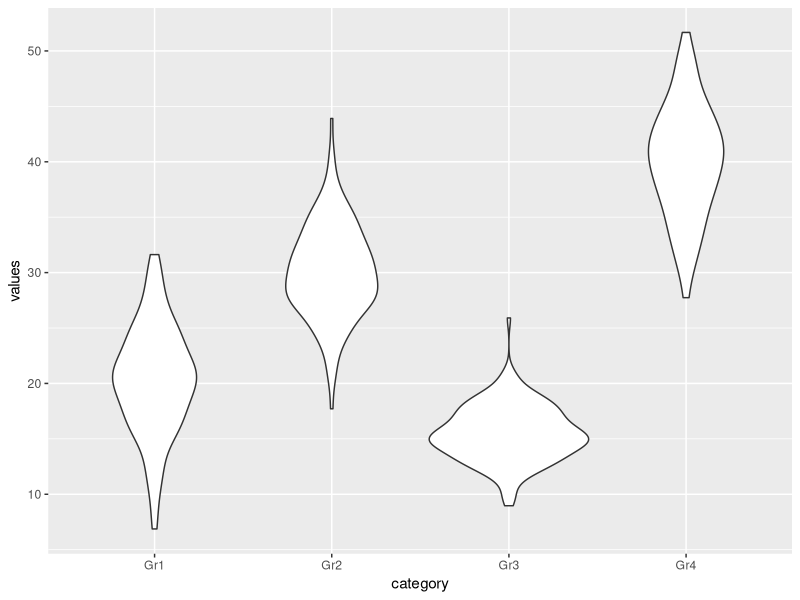
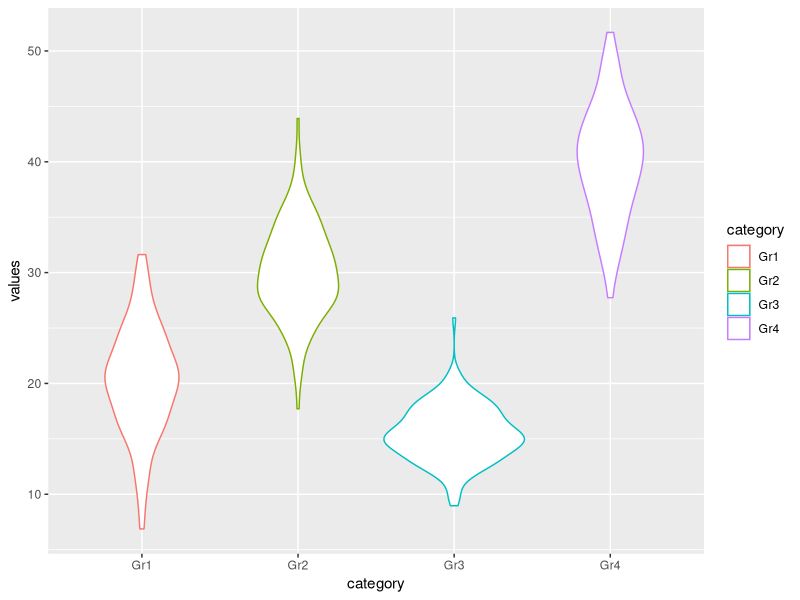
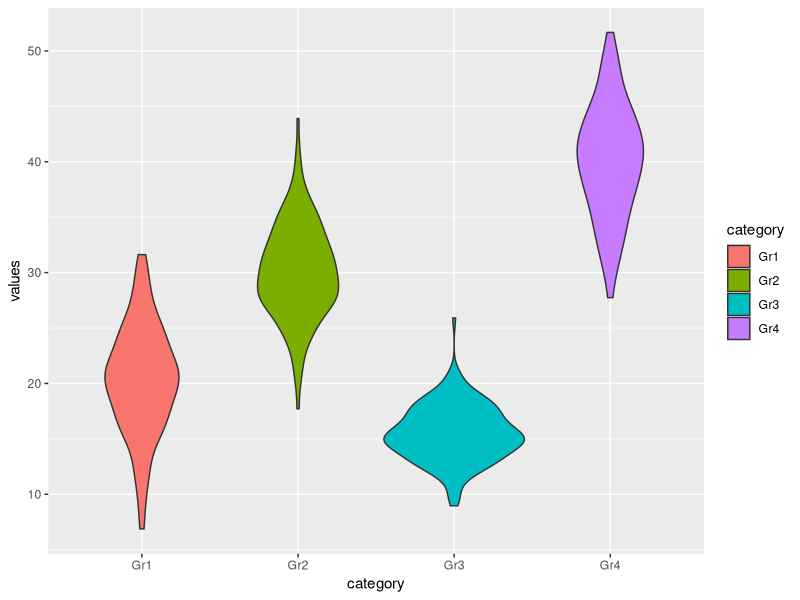
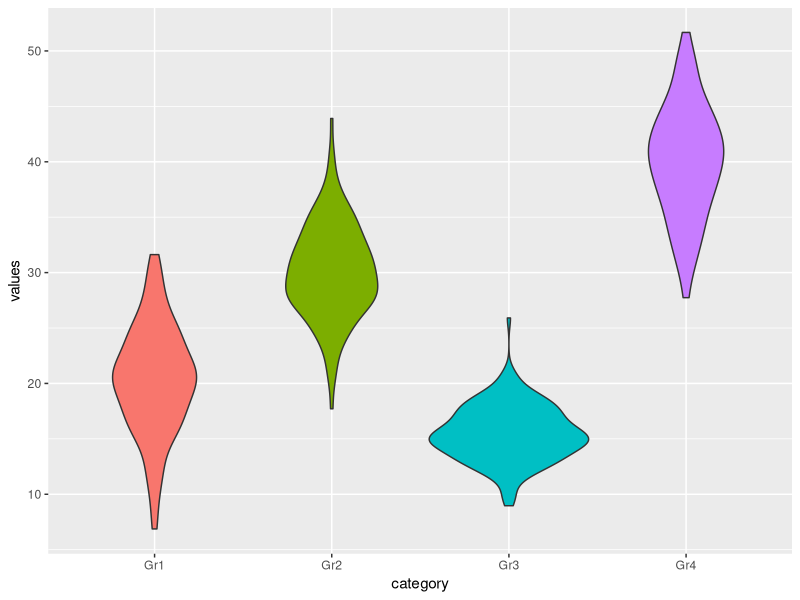

These charts were generated, in order, by the following R code:
## ---- chunk 1
knitr::opts_chunk$set(echo = TRUE, fig.align='center')

# title: Color scale for discrete variables
# author: jonathan
# revised: 15/2/2020 

WEB <- c("https://bioceed.uib.no/dropfolder/bioSTATS/Rmd/Basic/Visualizing/Essential/color-scale-discrete.html")
GIT <- c("https://github.com/jonathansoule/biostats/blob/master/Basic/Visualizing/Essential/color-scale-discrete.Rmd")
library(ggplot2)
library(gridExtra)
# data for violin plot
# variable 1
values <- c(rnorm(150, mean=20, sd=5), rnorm(150, mean=30, sd=4), rnorm(150, mean=15, 3), rnorm(150, mean=40, sd=5)) 
# variable 2
category <- c(rep("Gr1", 150), rep("Gr2", 150), rep("Gr3", 150), rep("Gr4", 150))
# dataframe
df <- data.frame(category, values)
## ---- chunk 2
ggplot(df, aes(category, values)) +
    geom_violin()
## ---- chunk 3
ggplot(df, aes(category, values)) +   
    geom_violin(aes(color=category))
## ---- chunk 4
ggplot(df, aes(category, values)) +   
    geom_violin(aes(fill=category))
## ---- chunk 5
ggplot(df, aes(category, values)) +
    geom_violin(aes(fill=category)) +
    theme(legend.position="none")
